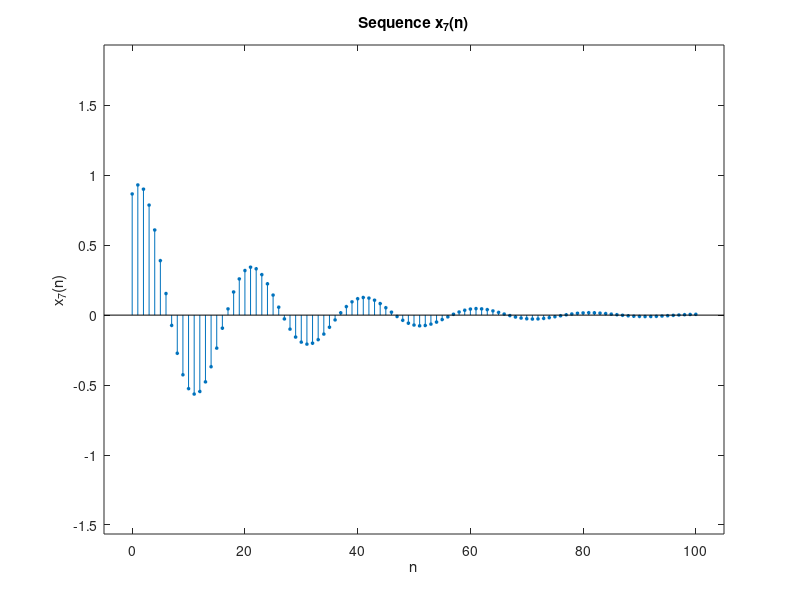

This figure's MATLAB source:
% P0201g: x7(n) = e ^ {-0.05*n}*sin(0.1*pi*n + pi/3), 0 <= n <=100.
clc;
n7 = [0:100]; 
x7 = exp(-0.05*n7).*sin(0.1*pi*n7 + pi/3);
Hs = stem(n7, x7, 'filled'); 
set(Hs,'markersize',2);
axis([min(n7)-5,max(n7)+5,min(x7)-1,max(x7)+1]);
xlabel('n'); 
ylabel('x_7(n)');
title('Sequence x_7(n)');